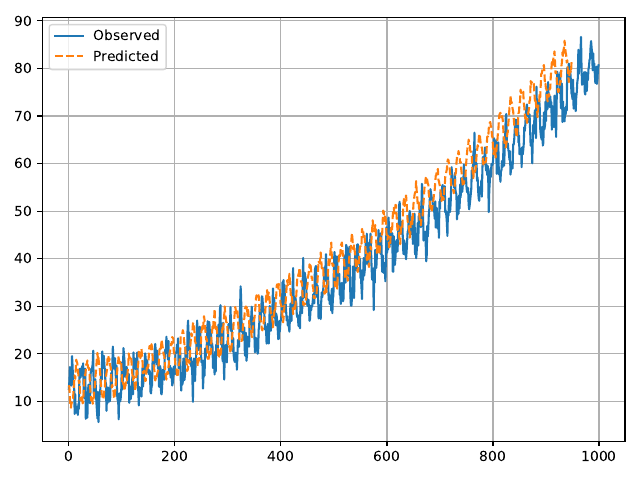

Python code for this plot:
import matplotlib.pyplot as plt
import numpy as np
from numpy.lib.stride_tricks import sliding_window_view

try:
    y = np.load("time_series.npy")
except FileNotFoundError:
    print("Time series not found. Run `python -m src.10.01`")
    exit()


def design_matrix(ts, p):
    return sliding_window_view(ts, p)[:, ::-1]


def ar_fit(ts, p, m=None):
    X = design_matrix(ts[:-1], p)
    Y = ts[p:]

    m = len(Y) if m is None else min(m, len(Y))

    X = X[-m:]
    Y = Y[-m:]
    return np.linalg.solve(X.T @ X, X.T @ Y)


p = 50
theta_ar = ar_fit(y, p)
np.save("theta_ar.npy", theta_ar)

plt.plot(y, label="Observed")
plt.plot(design_matrix(y[:-1], p) @ theta_ar, label="Predicted", linestyle="--")
plt.legend()
plt.grid()

plt.tight_layout()
plt.savefig("src/10/02.pdf", format="pdf")
plt.show()
